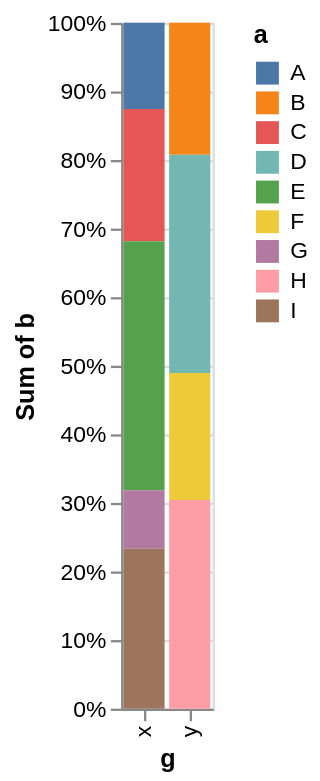

The specification (Vega-Lite) saved for this image:
### Vega specification from a JSON file in a GitHub repository (floating-point values rounded to 4 significant figures)
{"$schema": "https://vega.github.io/schema/vega/v6.json", "background": "white", "padding": 5, "height": 300, "style": "cell", "data": [{"name": "source_0", "values": [{"a": "A", "b": 28, "c": 5, "g": "x"}, {"a": "B", "b": 55, "c": 9, "g": "y"}, {"a": "C", "b": 43, "c": 2, "g": "x"}, {"a": "D", "b": 91, "c": 7, "g": "y"}, {"a": "E", "b": 81, "c": 4, "g": "x"}, {"a": "F", "b": 53, "c": 6, "g": "y"}, {"a": "G", "b": 19, "c": 8, "g": "x"}, {"a": "H", "b": 87, "c": 1, "g": "y"}, {"a": "I", "b": 52, "c": 3, "g": "x"}]}, {"name": "data_0", "source": "source_0", "transform": [{"type": "aggregate", "groupby": ["g", "a"], "ops": ["sum"], "fields": ["b"], "as": ["sum_b"]}, {"type": "stack", "groupby": ["g"], "field": "sum_b", "sort": {"field": ["a"], "order": ["descending"]}, "as": ["sum_b_start", "sum_b_end"], "offset": "normalize"}, {"type": "filter", "expr": "isValid(datum[\"sum_b\"]) && isFinite(+datum[\"sum_b\"])"}]}], "signals": [{"name": "x_step", "value": 20}, {"name": "width", "update": "bandspace(domain('x').length, 0.1, 0.05) * x_step"}], "marks": [{"name": "marks", "type": "rect", "style": ["bar"], "from": {"data": "data_0"}, "encode": {"update": {"fill": {"scale": "color", "field": "a"}, "ariaRoleDescription": {"value": "bar"}, "description": {"signal": "\"g: \" + (isValid(datum[\"g\"]) ? isArray(datum[\"g\"]) ? join(datum[\"g\"], ' ') : datum[\"g\"] : \"\"+datum[\"g\"]) + \"; Sum of b: \" + (format(datum[\"sum_b_end\"]-datum[\"sum_b_start\"], \".0%\")) + \"; a: \" + (isValid(datum[\"a\"]) ? isArray(datum[\"a\"]) ? join(datum[\"a\"], ' ') : datum[\"a\"] : \"\"+datum[\"a\"])"}, "x": {"scale": "x", "field": "g"}, "width": {"signal": "max(0.25, bandwidth('x'))"}, "y": {"scale": "y", "field": "sum_b_end"}, "y2": {"scale": "y", "field": "sum_b_start"}}}}], "scales": [{"name": "x", "type": "band", "domain": {"data": "data_0", "field": "g", "sort": true}, "range": {"step": {"signal": "x_step"}}, "paddingInner": 0.1, "paddingOuter": 0.05}, {"name": "y", "type": "linear", "domain": [0, 1], "range": [{"signal": "height"}, 0], "nice": true, "zero": true}, {"name": "color", "type": "ordinal", "domain": {"data": "data_0", "field": "a", "sort": true}, "range": "category"}], "axes": [{"scale": "y", "orient": "left", "gridScale": "x", "grid": true, "tickCount": {"signal": "ceil(height/40)"}, "domain": false, "labels": false, "aria": false, "maxExtent": 0, "minExtent": 0, "ticks": false, "zindex": 0}, {"scale": "x", "orient": "bottom", "grid": false, "title": "g", "labelAlign": "right", "labelAngle": 270, "labelBaseline": "middle", "zindex": 0}, {"scale": "y", "orient": "left", "grid": false, "title": "Sum of b", "format": ".0%", "labelOverlap": true, "tickCount": {"signal": "ceil(height/40)"}, "zindex": 0}], "legends": [{"fill": "color", "symbolType": "square", "title": "a"}]}
